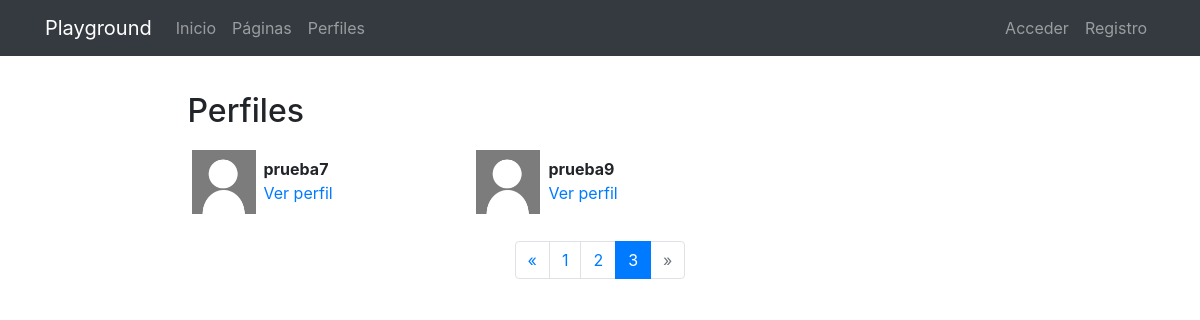
The app's page /profiles/?page=3, older data.
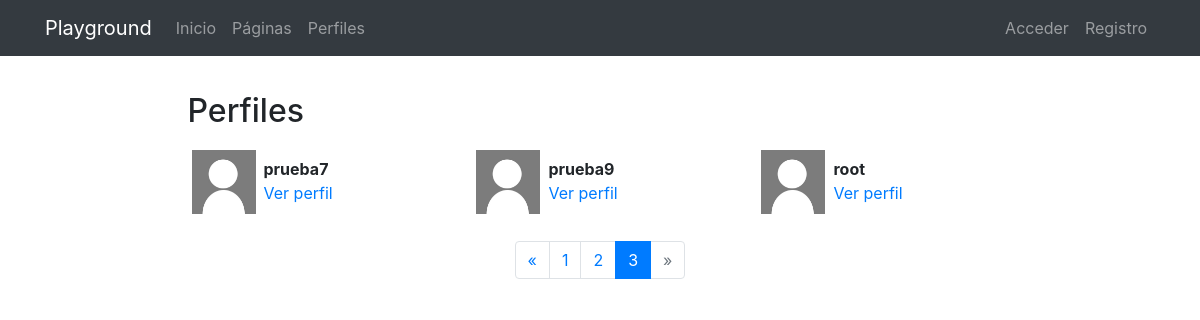
The same page, newer data.
### registration/models.py (models this page shows)
class Profile(models.Model):
    user = models.OneToOneField(User, on_delete=models.CASCADE)
    avatar = models.ImageField(upload_to=custom_upload_to, null=True, blank=True)
    bio = models.TextField(null=True, blank=True)
    link = models.URLField(max_length=200, null=True, blank=True)
    class Meta:
        ordering = ['user__username']

### profiles/views.py (the view)
# urls.py: path('', ProfileListView.as_view(), name='list'),
class ProfileListView(ListView):
    model = Profile
    template_name = 'profiles/profile_list.html'
    paginate_by = 3

### profiles/templates/profiles/profile_list.html (shortened to what this page needs)
{% extends 'core/base.html' %}
{% load static %}
{% block content %}
<main role="main">
  <div class="container">
    <div class="row mt-3">
      <div class="col-md-9 mx-auto mb-5">
        <h2>Perfiles</h2>
        <div class="row">
          {% for profile in profile_list %}
            <div class="col-md-4 mt-2 mb-3 ">
              <div class="row p-1">
                <div class="col-md-12">
                  {% if profile.avatar %}
                    <img src="{{profile.avatar.url}}" class="img-fluid profile-avatar">
                  {% else %}
                    <img src="{% static 'registration/img/no-avatar.jpg' %}" class="img-fluid profile-avatar">
                  {% endif %}
                  <p class="profile-data">
                    <b>{{profile.user|truncatechars:"16"}}</b><br>
                    <a href="{% url 'profiles:detail' profile.user %}">Ver perfil</a>
                  </p>
                </div>
              </div>
            </div>
          {% endfor %}
        </div>
        {% if is_paginated %}
          <nav aria-label="Page navigation">
            <ul class="pagination justify-content-center">
              {% if page_obj.has_previous %}
                <li class="page-item ">
                  <a class="page-link" href="?page={{ page_obj.previous_page_number }}">&laquo;</a>
                </li>
              {% else %}
                <li class="page-item disabled">
                  <a class="page-link" href="#" tabindex="-1">&laquo;</a>
                </li>
              {% endif %}
              {% for i in paginator.page_range %}
                <li class="page-item {% if page_obj.number == i %}active{% endif %}">
                  <a class="page-link" href="?page={{ i }}">{{ i }}</a>
                </li>
              {% endfor %}
              {% if page_obj.has_next %}
                <li class="page-item ">
                  <a class="page-link" href="?page={{ page_obj.next_page_number }}">&raquo;</a>
                </li>
              {% else %}
                <li class="page-item disabled">
                  <a class="page-link" href="#" tabindex="-1">&raquo;</a>
                </li>
              {% endif %}
            </ul>
          </nav>
        {% endif %}
      </div>
    </div>
  </div>
</main>
{% endblock %}

### core/templates/core/base.html (shortened to what this page needs)
<!DOCTYPE html>
<html lang="es">
  <head>
    {% load static %}
    <link href="{% static 'core/vendor/bootstrap/css/bootstrap.min.css' %}" rel="stylesheet">
    <link href="{% static 'core/vendor/font-awesome/css/font-awesome.min.css' %}" rel="stylesheet" type="text/css">
    <link href="{% static 'core/css/main.css' %}" rel="stylesheet">
  </head>
  <body>
    <body>
      <nav class="navbar navbar-expand-lg navbar-dark bg-dark">
        <div class="container">
          <a class="navbar-brand" href="{% url 'home' %}">Playground</a>
          <div class="collapse navbar-collapse" id="ned">
            <ul class="navbar-nav mr-auto">
              <li class="nav-item">
                <a class="nav-link" href="{% url 'home' %}">Inicio</a>
              </li>
              <li class="nav-item">
                <a class="nav-link" href="{% url 'pages' %}">Páginas</a>
              </li>
              <li class="nav-item">
                <a class="nav-link" href="{% url 'profiles:list' %}">Perfiles</a>
            </li>
            </ul>
            <ul class="navbar-nav">
              {%if not request.user.is_authenticated%}
              <li class="nav-item">
                <a class="nav-link" href="{% url 'login' %}">Acceder</a>
              </li>
              <li class="nav-item">
                <a class="nav-link" href="{% url 'signup' %}">Registro</a>
              </li>
              {% endif %}
            </ul>
          </div>
        </div>
      </nav>
      {% block content %}{% endblock %}
  </body>
</html>

### core/static/core/css/main.css (style rules this page uses)
main { padding-top: 20px; }
:root { --jumbotron-padding-y: 3rem; }

### profiles/templates/profiles/profile_list.html (style rules this page uses)
.profile-avatar { float:left;width:4rem;height:4rem }
.profile-data { padding-left:4.5rem;padding-top:.4rem; }

Row changes from the older to the newer data that the page shows:
added Profile: user "root"
